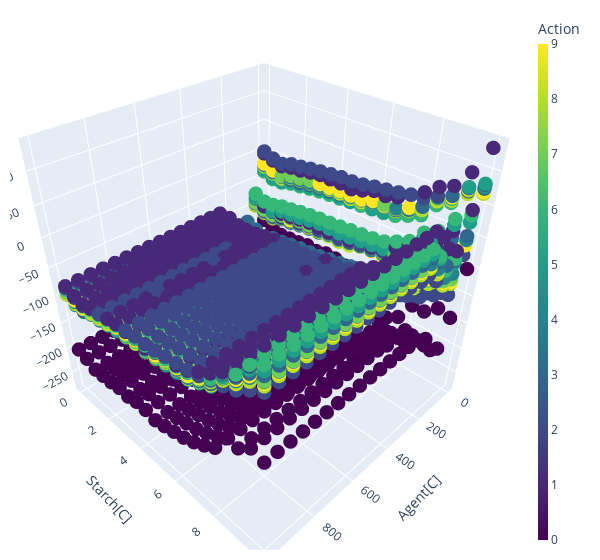

This figure's notebook cell:
### Code cell
fig.show()

### Figure 1 — Plotly figure (JSON) as saved in the notebook; plotly's stock layout.template omitted (floating-point values rounded to 4 significant figures; data arrays with more than 128 entries replaced by an {"elided": "..."} marker saying what was removed)
{"data": [{"marker": {"color": {"elided": "80000 int values"}, "colorbar": {"thickness": 10, "title": {"text": "Action"}}, "colorscale": [[0, "#440154"], [0.1111, "#482878"], [0.2222, "#3e4989"], [0.3333, "#31688e"], [0.4444, "#26828e"], [0.5556, "#1f9e89"], [0.6667, "#35b779"], [0.7778, "#6ece58"], [0.8889, "#b5de2b"], [1, "#fde725"]], "opacity": 1, "size": 5}, "mode": "markers", "text": {"elided": "4000 int values"}, "type": "scatter3d", "x": {"elided": "4000 float values"}, "y": {"elided": "4000 float values"}, "z": {"elided": "4000 float values"}}], "layout": {"margin": {"b": 10, "l": 10, "r": 20, "t": 10}, "scene": {"xaxis": {"title": {"text": "Agent[C]"}}, "yaxis": {"title": {"text": "Starch[C]"}}, "zaxis": {"title": {"text": "Q_value"}}}, "width": 600}}
